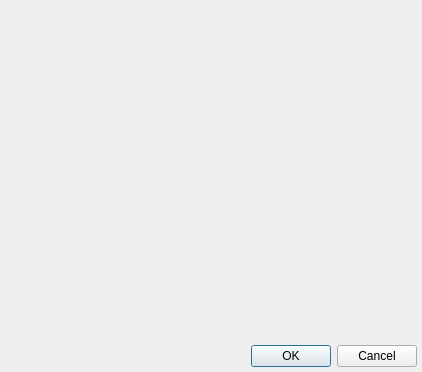
<?xml version="1.0" encoding="UTF-8"?>
<ui version="4.0">
 <class>DialogChannelChoose</class>
 <widget class="QDialog" name="DialogChannelChoose">
  <property name="geometry">
   <rect>
    <x>0</x>
    <y>0</y>
    <width>422</width>
    <height>372</height>
   </rect>
  </property>
  <property name="windowTitle">
   <string>Select Channel</string>
  </property>
  <property name="modal">
   <bool>true</bool>
  </property>
  <layout class="QGridLayout" name="gridLayout">
   <property name="leftMargin">
    <number>5</number>
   </property>
   <property name="topMargin">
    <number>5</number>
   </property>
   <property name="rightMargin">
    <number>5</number>
   </property>
   <property name="bottomMargin">
    <number>5</number>
   </property>
   <property name="spacing">
    <number>5</number>
   </property>
   <item row="1" column="0">
    <widget class="QDialogButtonBox" name="buttonBox">
     <property name="orientation">
      <enum>Qt::Horizontal</enum>
     </property>
     <property name="standardButtons">
      <set>QDialogButtonBox::Cancel|QDialogButtonBox::Ok</set>
     </property>
    </widget>
   </item>
   <item row="0" column="0">
    <widget class="QWidget" name="widgetTableContainer" native="true"/>
   </item>
  </layout>
 </widget>
 <resources/>
 <connections>
  <connection>
   <sender>buttonBox</sender>
   <signal>accepted()</signal>
   <receiver>DialogChannelChoose</receiver>
   <slot>accept()</slot>
   <hints>
    <hint type="sourcelabel">
     <x>248</x>
     <y>254</y>
    </hint>
    <hint type="destinationlabel">
     <x>157</x>
     <y>274</y>
    </hint>
   </hints>
  </connection>
  <connection>
   <sender>buttonBox</sender>
   <signal>rejected()</signal>
   <receiver>DialogChannelChoose</receiver>
   <slot>reject()</slot>
   <hints>
    <hint type="sourcelabel">
     <x>316</x>
     <y>260</y>
    </hint>
    <hint type="destinationlabel">
     <x>286</x>
     <y>274</y>
    </hint>
   </hints>
  </connection>
 </connections>
</ui>
